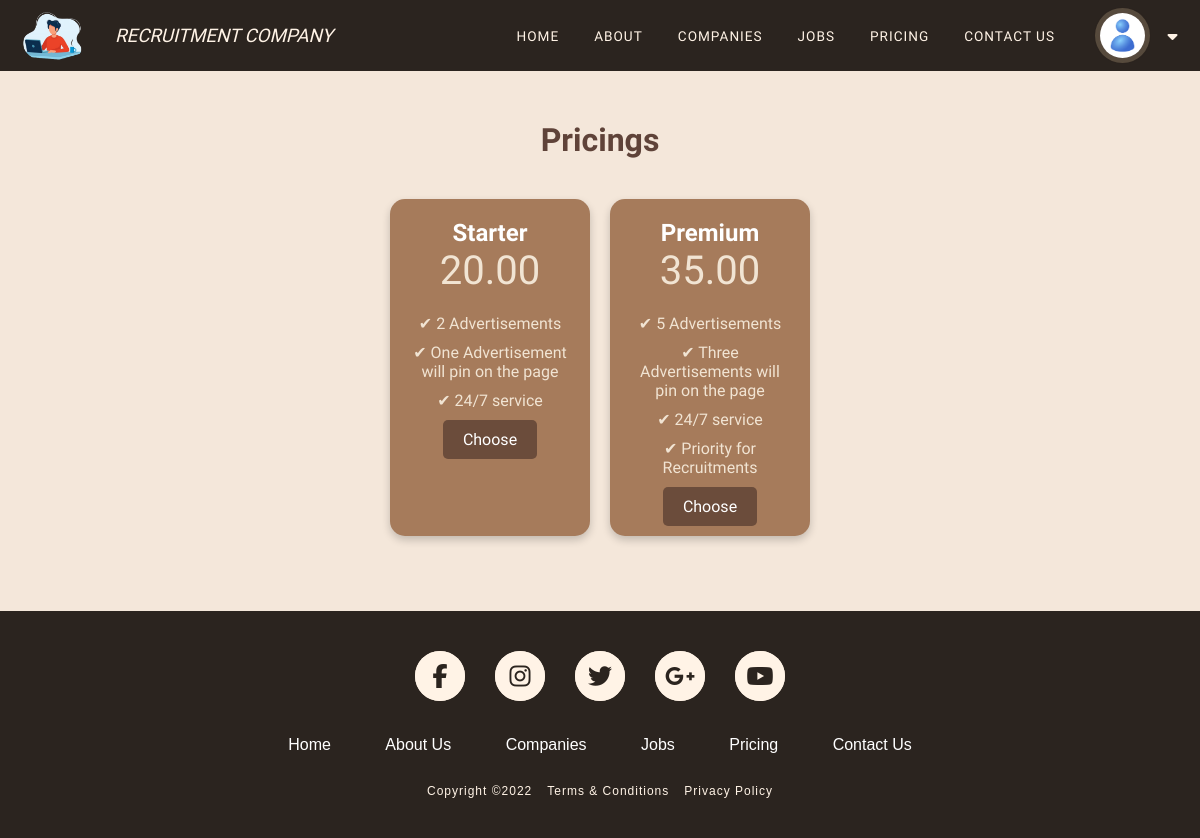
Page /pages/pricing.php (signed in) on the committed database.
### tables this page shows
CREATE TABLE candidate (
    id VARCHAR(5) PRIMARY KEY,
    first_name VARCHAR(100) NOT NULL,
    last_name VARCHAR(100) NOT NULL,
    gender ENUM('male', 'female', 'other') NOT NULL,
    date_of_birth DATE NOT NULL,
    mobile_no VARCHAR(15),
    email VARCHAR(100) NOT NULL UNIQUE,
    experience INT,
    image VARCHAR(255),
    cv_file VARCHAR(255), 
    package VARCHAR(100),
    user_comment TEXT,
    user_password VARCHAR(100),
    created_at TIMESTAMP DEFAULT CURRENT_TIMESTAMP
);

CREATE TABLE packages (
    id VARCHAR(5) PRIMARY KEY,
    name VARCHAR(50),
    monthly_rate DECIMAL(10, 2),
    features TEXT,
    created_at TIMESTAMP DEFAULT CURRENT_TIMESTAMP
);

### includes/get_user.php (called while the page is built, shortened)
<?php
include '../includes/config.php';
if (isset($_SESSION['user_id'], $_SESSION['user_type'])) {
    $user_sql = "SELECT * FROM " . $_SESSION['user_type'] . " WHERE id = '" . $_SESSION['user_id'] . "'";
    $user_details = $conn->query($user_sql);
    if ($user_details->num_rows > 0) {
        $user = $user_details->fetch_assoc();
    } else {
        echo "Internal Error: User not found!";
        exit();
    }
} else {
    $is_logged_in = false;
    header("Location: ../login/login.php");
    exit();
}
?>

### pages/pricing.php (the view, shortened to what this page needs)
<?php
include '../includes/get_user.php';
?>
<!DOCTYPE html>
<html lang="en">
<head>
    <link rel="stylesheet" href="./styles/pricingStyle.css">
</head>
<body>
<?php
    include_once '../includes/header.php';
?>
    <div class="pricing-table">
        <h1>Pricings</h1>
        <div class="pricing-cards">
        <?php
$pricing_sql = "SELECT * FROM packages";
$fetch_pkgs = $conn->query($pricing_sql);
if ($fetch_pkgs->num_rows > 0) {
    while ($pkgs = $fetch_pkgs->fetch_assoc()) {
        echo "
        <div class=\"card\">
            <h2>{$pkgs['name']}</h2>
            <div class=\"price\">
                <span>{$pkgs['monthly_rate']}</span>
            </div>
            <ul class=\"features\">";
        $specs = explode(",", $pkgs['features']);
        foreach ($specs as $key => $feature) {
            echo "<li>✔ {$feature}</li>";
        }
        echo "</ul>
            <a class=\"button\" href='../includes/add_pkg.php?pkgID={$pkgs['id']}'>Choose</a>
        </div>
        ";
    }
} else {
    echo "<p>No packages available.</p>";
}
?>
        </div>
    </div>
<?php
    include_once '../includes/footer.php';
?>
</body>
</html>

### includes/header.php (shortened to what this page needs)
<!DOCTYPE html>
<html lang="en">
<head>
    <link rel="stylesheet" href="https://cdnjs.cloudflare.com/ajax/libs/font-awesome/6.6.0/css/all.min.css">
    <link rel="stylesheet" href="../includes/styles/headerStyles.css">
</head>
<body>
    <header>
       <div class="header-frame">
        <div class="header-subframe">
            <img class="header-logo-img" src="../images/logo/logo.png" alt="logo_image">
            <h3>Recruitment Company</h3>
        </div>
        <div class="header-subframe">
            <div class="header-miniframe">
                <a href="">Home</a>
                <a href="">About</a>
                <a href="">Companies</a>
                <a href="">Jobs</a>
                <a href="../pages/pricing.php">Pricing</a>
                <a href="">Contact Us</a>
            </div>
            <div class="header-miniframe">
                <div class="header-action">
                    <div class="profile-image">
                        <img src="<?php echo $user['image'] ?>" alt="profile_picture">
                    </div>
                    <div class="icon">
                        <i class="fa-solid fa-caret-down"></i>
                    </div>
                </div>
            </div>
        </div>
       </div>
    </header>
</body>
</html>

### pages/styles/pricingStyle.css (style rules this page uses)
* { margin: 0; padding: 0; position: relative; }
a { text-decoration: none; color: inherit; }
body { font-family: "Ubuntu", sans-serif; background-color: #f4e7da; color: #333; width: 100%; }
header { width: 100% !important; }
.pricing-table { text-align: center; padding: 50px 20px; }
h1 { margin-bottom: 40px; color: #5f4339; }
.pricing-cards { display: flex; justify-content: center; gap: 20px; }
.card { background-color: #a67b5b; color: white; padding: 20px; border-radius: 15px; width: 200px; transition: 0.3s; box-shadow: 0 4px 8px rgba(0, 0, 0, 0.2); }
.price span { font-size: 2.5em; color: #f1e4d3; display: block; margin-bottom: 20px; }
.features { list-style: none; margin-bottom: 20px; }
.features li { margin: 10px 0; color: #f1e4d3; }
.button { background-color: #6b4c3b; color: white; padding: 10px 20px; border: none; border-radius: 5px; cursor: pointer; transition: background-color 0.3s; }

### includes/styles/headerStyles.css (style rules this page uses)
* { margin: 0; padding: 0; position: relative; }
a { text-decoration: none; color: inherit; }
header { padding: 5px 15px; width: calc(100% - 30px); background-color: #2b241f; color: #fff3e6; z-index: 100; }
.header-frame { display: flex; align-items: center; justify-content: space-between; font-family: "Ubuntu", sans-serif; }
.header-subframe { display: flex; align-items: center; gap: 25px; }
.header-action, .header-miniframe { display: flex; align-items: center; gap: 5px; }
.header-action { display: flex; gap: 5px; }
.header-logo-img { width: 75px; }
.header-subframe h3 { font-weight: normal; font-family: "Yeseva One", serif; font-style: italic; text-transform: uppercase; }
.header-miniframe a { padding: 10px 15px; font-size: .85em; font-weight: normal; letter-spacing: 1px; text-transform: uppercase; display: flex; align-items: center; justify-content: center; gap: 10px; cursor: pointer; }
.header-miniframe a::after { content: ''; position: absolute; width: 100%; height: 1.5px; left: 0; bottom: 1px; background-color: #fff3e6; transform-origin: left; transform: scale(0, 1); transition: all ease-in-out .35s; }
.header-subframe .header-miniframe .header-action .profile-image { display: flex; justify-content: center; align-items: center; width: 55px; height: 55px; background-color: #574b3d; border-radius: 50%; }
.header-subframe .header-miniframe .header-action .profile-image img { width: 45px; height: 45px; border-radius: 50%; object-fit: cover; object-position: center; box-shadow: 0 0 5px #57493f; }
.header-subframe .header-miniframe .header-action .icon { width: 25px; height: 25px; display: flex; align-items: center; justify-content: center; cursor: pointer; margin-left: 5px; transition: all ease-in-out .35s; transform: rotate(0deg); }

### includes/styles/footerStyles.css (style rules this page uses)
* { margin: 0; padding: 0; box-sizing: border-box; }
a { color: inherit; text-decoration: none; }

### rows in the picture
candidate: image (placeholder picture)
packages: name "Starter", monthly_rate "20.00", features "2 Advertisements", features "One Advertisement will pin on the page", features "24/7 service"
packages: name "Premium", monthly_rate "35.00", features "5 Advertisements", features "Three Advertisements will pin on the page", features "24/7 service", features "Priority for Recruitments"
